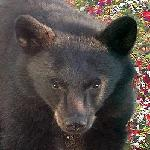
#> input picture datasets/animals/BearHead/bearfrontal0004.jpg, 150 x 150 px, found by its file name; its folder holds only this picture in this run
$ jupyter execute --allow-errors animal-classfication-model.ipynb
#> lines starting #> are read from the running program, lines starting #| are printed output that depends on the picture
[cell 1]
#pip install opencv-python #please install opencv

<b style="color:blue;">1. Load the datasets and get the list of all animal classes</b>

[cell 2]
import pandas as pd
import os
import warnings
warnings.filterwarnings('ignore')

folder_path = '..\..\datasets\\animals'
directories = [name for name in os.listdir(folder_path) if os.path.isdir(os.path.join(folder_path, name))]
animal_classes = directories #get the list all animal classes
print(animal_classes)

<b style="color:blue;">2. Display an animal of each class </b>

[cell 3]
import matplotlib.pyplot as plt
#import matplotlib.image as mpimg
import cv2
import numpy as np

Nc = len(animal_classes)
for class_name in animal_classes:
    folder_path_detail = '..\..\datasets\\animals\\'+str(class_name)
    for file_name in os.listdir(folder_path_detail):
        print('class:',class_name,'-->',file_name)
        file_path = folder_path_detail+"\\"+file_name
        image = cv2.imread(folder_path_detail+"\\"+file_name)
#> image is the input picture: shape (150, 150, 3); mean B, G, R 71.5, 75.6, 83.6
#> `gray_image = cv2.cvtColor(image, cv2.COLOR_BGR2GRAY)`:
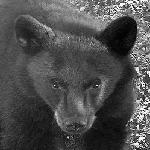
#> gray_image: shape (150, 150); min 1, max 254, mean 77.5
#> `resize_image = cv2.resize(gray_image,(new_width,new_height))`:
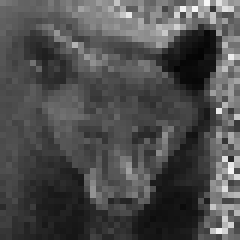
#> resize_image: shape (40, 40) (shown 6 times larger); min 4, max 247, mean 77.5
#> `pixels = resize_image.flatten()`: pixels = 1600 values, max 247 at index 34, min 4 at index 393, mean 77.48

        plt.imshow(image)
        plt.axis('off')
        plt.show()
        break

<b style="color:blue;">3. Create a dataframe of records based on the image data and the existing class labels</b>

<ol>
    <li>Convert every image to grayscale (black and white)</li>
    <li>Resize every image to the same size (40 x 40)</li>
    <li>Convert the image matrix into an array of pixel features</li>
    <li>Form your dataframe</li>
</ol>

[cell 4]
import cv2
new_width = 40
new_height = 40

image_df = pd.DataFrame(columns=['image_name', 'image_class'] + [f'feat_{i}' for i in range(new_width*new_height)])

#> (the rest of this cell did not finish here and is left out)
